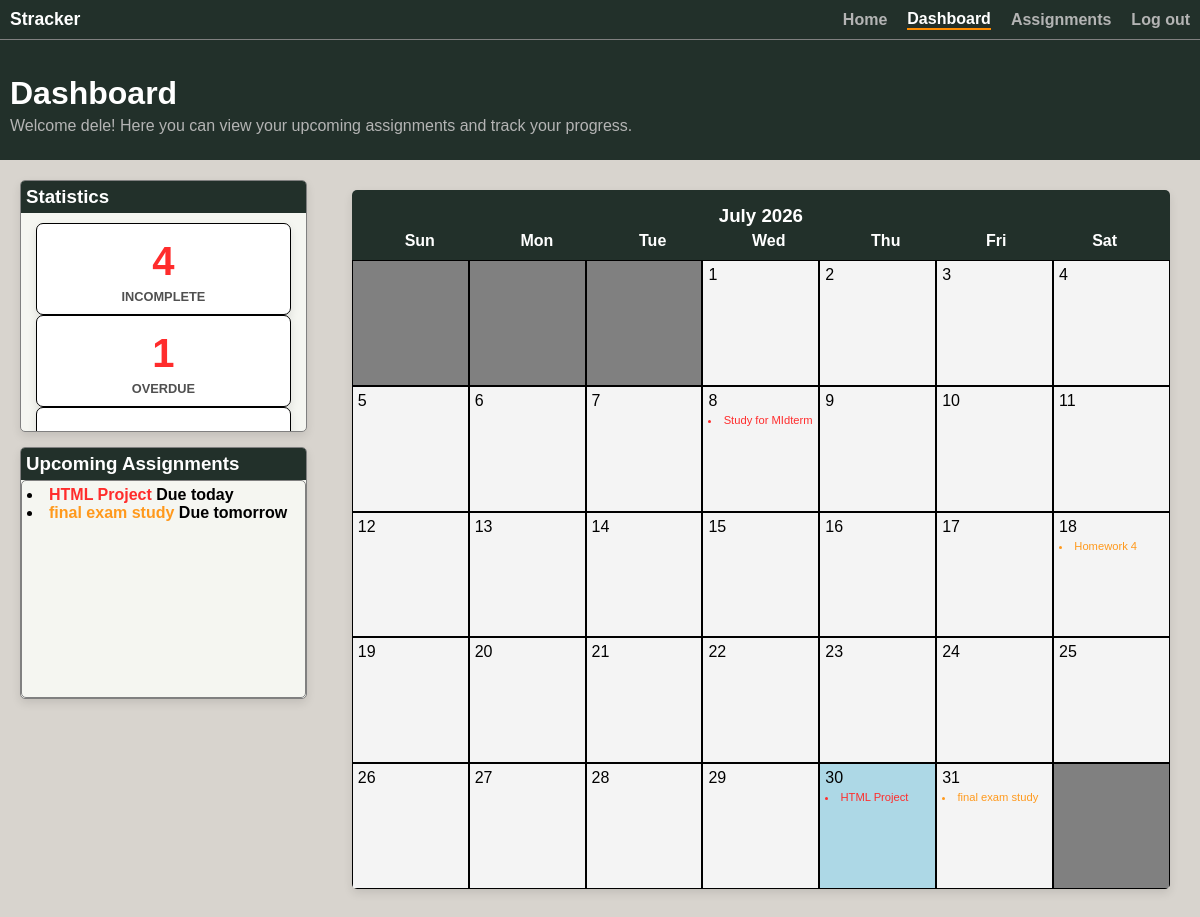
Page /dashboard (signed in) on the earlier database version.
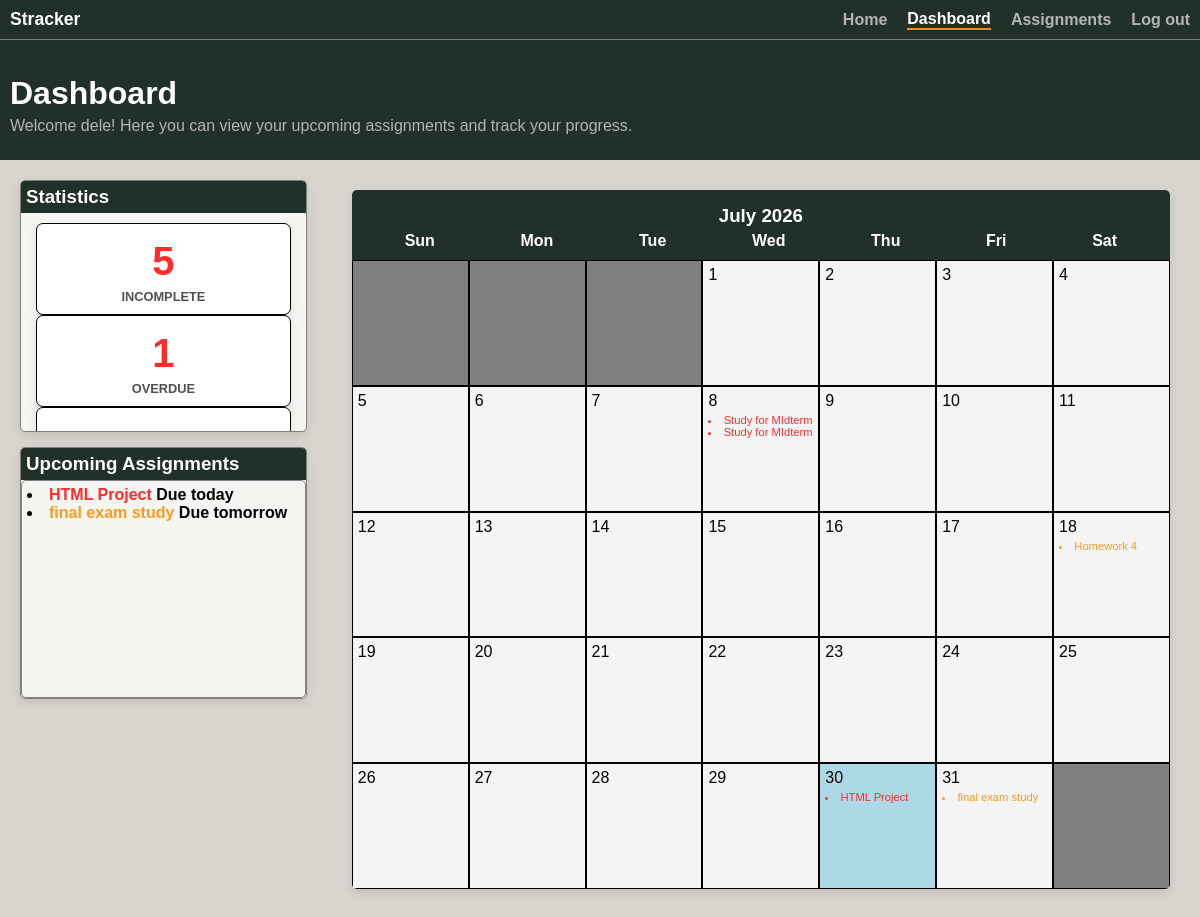
Same page on the later database version.
### app/models.py (models this page shows, shortened)
class Assignment(db.Model):
    id = db.Column(db.Integer, primary_key=True)
    name = db.Column(db.String(150))
    course = db.Column(db.String(150))
    priority = db.Column(db.String(10))
    due_date = db.Column(db.Date)
    notes = db.Column(db.String(1000))
    completion_status = db.Column(db.Boolean, default=False)
    student = db.Column(db.Integer, db.ForeignKey('user.id'))
    def days_until_due(self):
        try:
            return (self.due_date - date.today()).days
        except ValueError:
            return 9999
    def due_label(self):
        days = self.days_until_due()
        if self.completion_status:
            return "Completed"
        elif days < -1:
            return f"Overdue by {abs(days)}d"
        elif days == -1:
            return f"Due yesterday"
        elif days == 0:
            return "Due today"
        elif days == 1:
            return "Due tomorrow"
        elif 1 < days <= 6:
            return f"Due in {days} days"
        elif days ==7:
            return "Due in 1 week"
        else:
            return f"Due date: {self.due_date.strftime('%m/%d/%Y')}"

### app/dashboard/routes.py (the view)
@views.route("/dashboard", methods=["GET", "POST"])
@login_required
def dashboard():
    stats = {
        "completed": sum(1 for assignment in current_user.assignments if assignment.completion_status),
        "incomplete": sum(1 for assignment in current_user.assignments if not assignment.completion_status),
        "rate": round((sum(1 for assignment in current_user.assignments if assignment.completion_status) / len(current_user.assignments) * 100), 2) if current_user.assignments else 0,
        "overdue": sum(1 for assignment in current_user.assignments if assignment.days_until_due() < 0 and not assignment.completion_status)
    }
    today = int(datetime.now().strftime("%d"))
    upcoming_assignments = sorted([assignment for assignment in current_user.assignments if 0 <= assignment.days_until_due() <= 7], key = lambda a: a.days_until_due())
    month_info = get_month_info()
    try:
        assignments = [(assignment.name, int(assignment.due_date.strftime("%d")), assignment.priority) for assignment in current_user.assignments if not assignment.completion_status ]
    except Exception:
        assignments = "Error happened"
    return render_template("dashboard.html", user=current_user, stats = stats, today = today, current_month_calendar = month_info, assignments = assignments, upcoming_assignments = upcoming_assignments)

### app/__init__.py (called while the page is built)
def create_app():
    app = Flask(__name__)
    app.config['SECRET_KEY'] = os.environ.get("SECRET_KEY")
    app.config['SQLALCHEMY_DATABASE_URI'] = 'sqlite:///database.db'
    db.init_app(app)
    from app.auth.routes import auth
    from app.dashboard.routes import views
    app.register_blueprint(auth, url_prefix="/auth")
    app.register_blueprint(views, url_prefix="/")
    from .models import User, Assignment
    login_manager = LoginManager()
    login_manager.login_view = "auth.login"
    login_manager.init_app(app)
    @login_manager.user_loader
    def load_user(id):
        return User.query.get(int(id))
    if not path.exists('app/' + "database.db"):
        with app.app_context():
            db.create_all()
        print('Created Database!')
    return app

### app/templates/dashboard.html (shortened to what the changed rows need)
{% extends "index.html" %}
{% block content %}
    <header>
        <h1>Dashboard</h1>
    </header>
    <div id="dashboard">
        <div id="side-bars">
            <div class="statistics-container box-shadow">
                <div id="statistics">
                    <div class="box box-shadow"><h2 class="center red-text">{{ stats.incomplete }}</h2><p class="center gray-text">INCOMPLETE</p></div>
                    <div class="box box-shadow"><h2 class="center red-text">{{ stats.overdue }}</h2><p class="center gray-text">OVERDUE</p></div>
                    <div class="box box-shadow"><h2 class="center">{{ stats.rate }}%</h2><p class="center gray-text">COMPLETION RATE</p></div>
                </div>
            </div>
            <div class="statistics-container box-shadow">
                <div id="upcoming-assignments">
                    <ul>
                    {% for assignment in upcoming_assignments %}
                    {% if assignment.priority == "High" and not assignment.completion_status %}
                        <li class="mini-assignment"><span class="red-text">{{ assignment.name + " "}}</span><span>{{assignment.due_label()}}</span></li>
                    {% elif assignment.priority == "Medium" and not assignment.completion_status %}
                        <li class="mini-assignment"><span class="orange-text">{{ assignment.name + " " }}</span><span>{{assignment.due_label()}}</span></li>
                    {% elif assignment.priority == "Low" and not assignment.completion_status %}
                        <li class="mini-assignment"><span class="green-text">{{ assignment.name + " " }}</span><span>{{assignment.due_label()}}</span></li>
                    {% endif %}
                    {% endfor %}
                    </ul>
                </div>
            </div>
        </div>
        <div id="calender" class="box-shadow">
            <div class="month">
                <div id="calender-grid">
                    {% for week in current_month_calendar[0] %}
                    <div class="calendar-week">
                        {% for day in week %}
                        {% if day == 0 %}
                        <div class="no-day calendar-day">&nbsp;</div>
                        {% elif today == day %}
                        <div class="calendar-day current-day">
                            {{ day }}
                            <ul>
                                {% for assignment in assignments %}
                                {% if assignment[1] == day %}
                                    {% if assignment[2] == "High" %}
                                    <li class="red-text">{{ assignment[0] }}</li>
                                    {% elif assignment[2] == "Medium" %}
                                    <li class="orange-text">{{ assignment[0] }}</li>
                                    {% else %}
                                    <li class="green-text">{{ assignment[0] }}</li>
                                    {% endif %}
                                {% endif %}
                                {% endfor %}
                            </ul>
                        </div>
                        {% else %}
                        <div class="calendar-day">
                            {{ day }}
                            <ul>
                                {% for assignment in assignments %}
                                {% if assignment[1] == day %}
                                    {% if assignment[2] == "High" %}
                                    <li class="red-text">{{ assignment[0] }}</li>
                                    {% elif assignment[2] == "Medium" %}
                                    <li class="orange-text">{{ assignment[0] }}</li>
                                    {% else %}
                                    <li class="green-text">{{ assignment[0] }}</li>
                                    {% endif %}
                                {% endif %}
                                {% endfor %}
                            </ul>
                        </div>
                        {% endif %}
                        {% endfor %}
                    </div>
                    {% endfor %}
                </div>
            </div>
        </div>
    </div>
{% endblock %}

Differences in the rows shown:
added Assignment: name "Study for MIdterm", shown under "8"
Other differences:
{{ stats.incomplete }}: "4" → "5"
